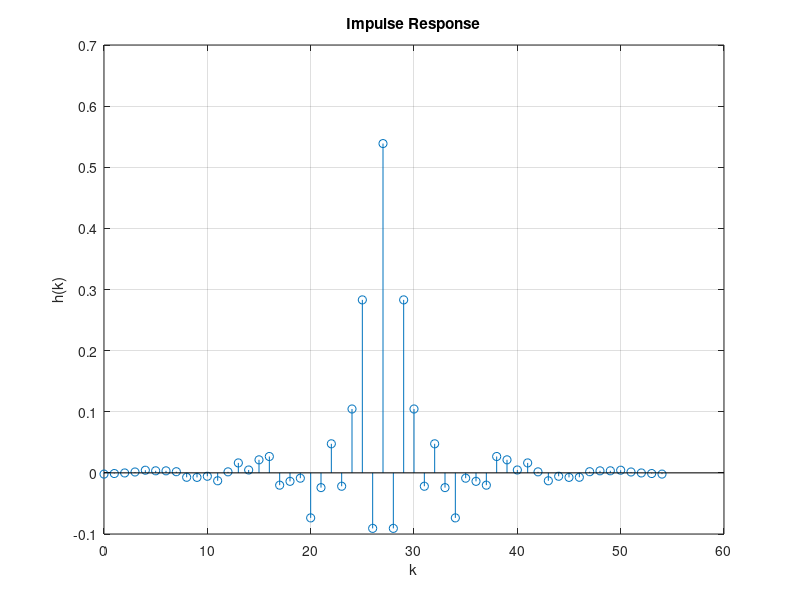
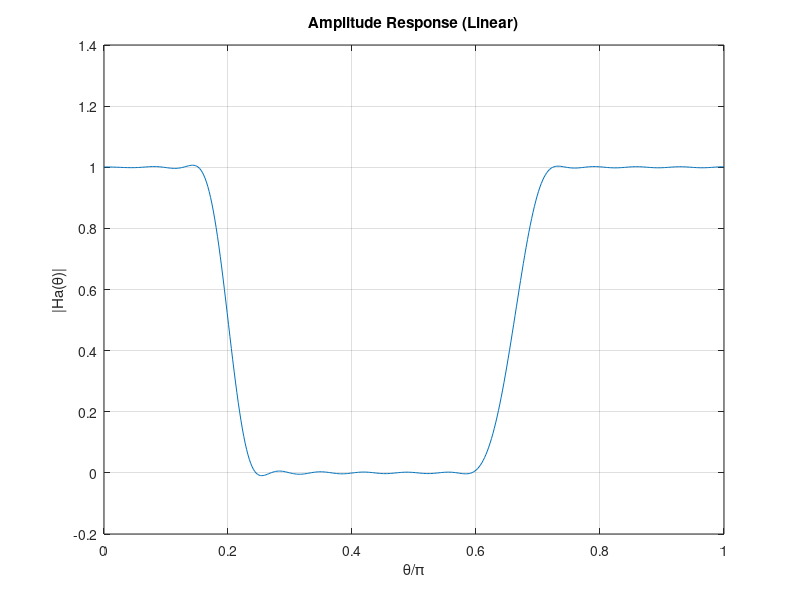
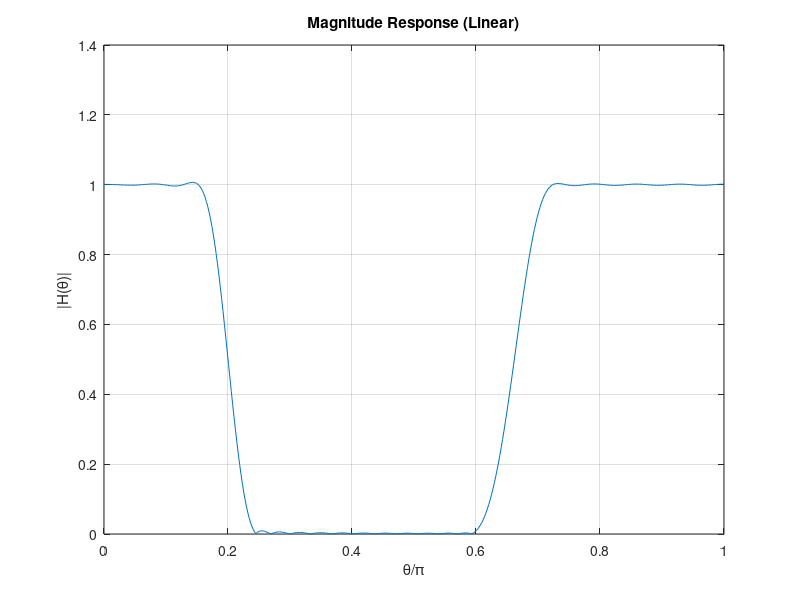
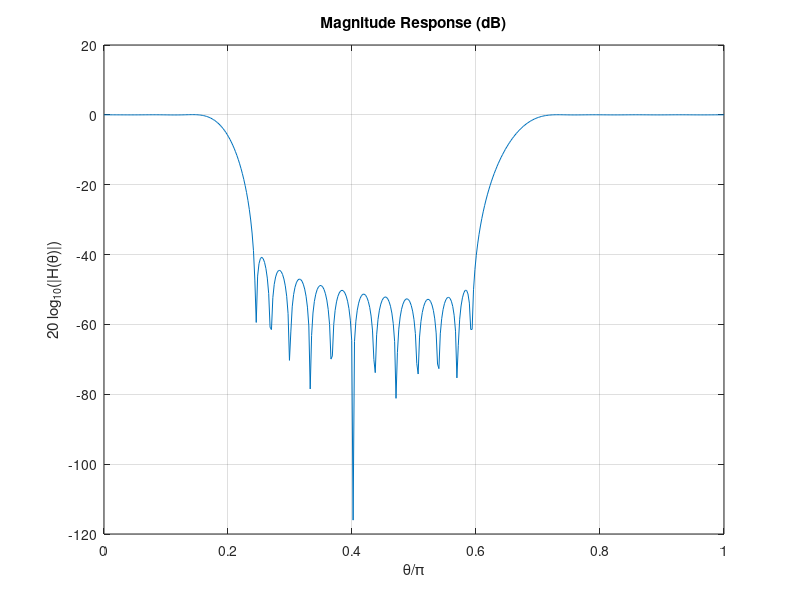

MATLAB code for these plots, in order:
close all;clc;clear all;
N=55
q=(N-1)/2
r=q+1

fs1 = 800
fps = 1200
fpe = 3000
fs2 = 3600

fsampling=10000 %sampling rate (Hz).
deltap=0.01 %passband tolerance.
deltas=0.01 %stopband tolerance.

thetas1=2*pi*fs1/fsampling
thetaps=2*pi*fps/fsampling
thetape=2*pi*fpe/fsampling
thetas2=2*pi*fs2/fsampling

density=16

L=r*density

i1 = floor(thetas1 / pi * L)
i2 = floor(thetaps / pi * L)
i3 = floor(thetape / pi * L)
i4 = floor(thetas2 / pi * L)

b1 = i1
b2 = i3-i2
b3 = L-i4



theta = pi / L
indexq = 0:q;
indexL = [(1:b1),(i2:i3),(i4:L)]';
indexM = indexL * indexq * theta;
A = cos(indexM); % get A

d=[ones(1,b1),zeros(1,b2+1),ones(1,b3+1)]';
Wpre = [ones(1,b1),ones(1,b2+2)*deltap/deltas,ones(1,b3)]
W=diag(Wpre);
% after here everything are the same
R=A'*W*A;
a=A'*W*d;
c=R\a; h=[flipud(c(2:end))/2;c(1);c(2:end)/2];
%h=h/sum(h);
k=0:N-1;
M=L;
theta=0:pi/M:pi;
Q=[0:q]'*theta;
Ha=c'*cos([0:q]'*theta);
H=h.'*exp(-1j*k'*theta); theta1=[0 1 2 3 4]*pi/4;
Ha1=h.'*exp(-1j*k'*theta1); Mag=abs(Ha1)
figure(1)
stem(k,h);grid on; xlabel('k');ylabel('h(k)');
title('Impulse Response');
figure(2);
plot(theta/pi,Ha);grid on; xlabel('\theta/\pi'); ylabel('|Ha(\theta)|'); title('Amplitude Response (Linear)');
figure(3);
plot(theta/pi,abs(H));grid on; xlabel('\theta/\pi'); ylabel('|H(\theta)|'); title('Magnitude Response (Linear)');
figure(4);
plot(theta/pi,20*log10(abs(H)));grid on;
xlabel('\theta/\pi'); ylabel('20 log_1_0(|H(\theta)|)'); title('Magnitude Response (dB)');
figure(5);
plot(theta/pi,angle(H)*180/pi);grid on; xlabel('\theta/\pi'); ylabel('\angleH(\theta) (deg)'); title('Phase Response');